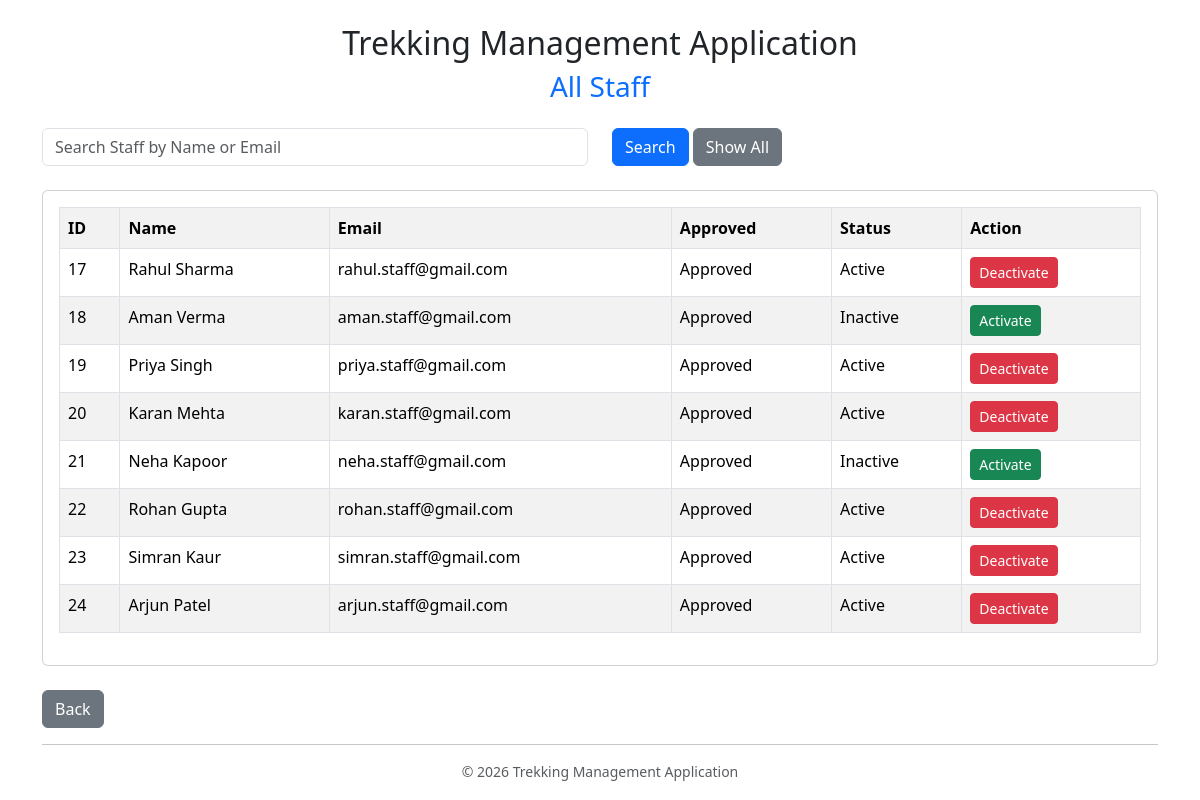
/all_staff (signed in), run on the app's committed database.
### models.py (models this page shows)
class User(db.Model):
    __tablename__ = "users"
    id = db.Column(db.Integer, primary_key = True)
    name = db.Column(db.String(100), nullable = False)
    email = db.Column(db.String(120), unique=True , nullable= False)
    password = db.Column(db.String(120), nullable = False)
    role = db.Column(db.String(20), nullable = False)
    approved = db.Column(db.Boolean, default = False)
    blacklisted = db.Column(db.Boolean, default = False)
    active = db.Column(db.Boolean, default=True)

### app.py (the view)
@app.route("/all_staff")
def all_staff():
    if session.get("role") != "admin":
        return redirect("/login")
    search = request.args.get("search", "")
    staff = User.query.filter_by(role="staff")
    if search:
        staff = staff.filter(
            (User.name.ilike(f"%{search}%")) |
            (User.email.ilike(f"%{search}%"))
        )
    staff = staff.all()
    return render_template(
        "all_staff.html",
        staff=staff,
        search=search
    )

### templates/all_staff.html (shortened to what this page needs)
<!DOCTYPE html>
<html>
<head>
<link href="https://cdn.jsdelivr.net/npm/bootstrap@5.3.7/dist/css/bootstrap.min.css" rel="stylesheet">
</head>
<body class="container mt-4">
    <h2 class="text-center mb-2">
        Trekking Management Application
    </h2>
    <h3 class="text-center text-primary mb-4">
        All Staff
    </h3>
<form method="GET" action="/all_staff" class="row mb-4">
    <div class="col-md-6">
    <input
    type="search"
    name="search"
    class="form-control"
    placeholder="Search Staff by Name or Email"
    value="{{ search }}">
    </div>
    <div class="col-md-6">
        <button class="btn btn-primary">
        Search
        </button>
        <a href="/all_staff" class="btn btn-secondary">
        Show All
        </a>
    </div>
</form>
{% if staff %}
<div class="card">
    <div class="card-body">
        <table class="table table-bordered table-hover table-striped">
        <tr>
            <th>ID</th>
            <th>Name</th>
            <th>Email</th>
            <th>Approved</th>
            <th>Status</th>
            <th>Action</th>
        </tr>
        {% for s in staff %}
        <tr>
            <td>{{ s.id }}</td>
            <td>{{ s.name }}</td>
            <td>{{ s.email }}</td>
            <td>
                {% if s.approved %}
                Approved
                {% else %}
                Pending
                {% endif %}
            </td>
            <td>
                {% if s.active %}
                Active
                {% else %}
                Inactive
                {% endif %}
            </td>
            <td>
                {% if s.active %}
                <a href="/deactivate/{{ s.id }}"
                class="btn btn-danger btn-sm">
                Deactivate
                </a>
                {% else %}
                <a href="/activate/{{ s.id }}"
                class="btn btn-success btn-sm">
                Activate
                </a>
                {% endif %}
            </td>
        </tr>
        {% endfor %}
        </table>
    </div>
</div>
{% else %}
    <div class="alert alert-info text-center">
        No Staff Found.
    </div>
{% endif %}
<br>
<a href="/admin" class="btn btn-secondary">
Back</a>
<br>
<hr>
<footer class="text-center text-muted small">
    <p class="mb-1">
    © 2026 Trekking Management Application</p>
</footer>
</body>
</html>

### data on the page
User: id "17", name "Rahul Sharma", email "rahul.staff@gmail.com", approved "Approved", active "Active"
User: id "18", name "Aman Verma", email "aman.staff@gmail.com", approved "Approved", active "Inactive"
User: id "19", name "Priya Singh", email "priya.staff@gmail.com", approved "Approved", active "Active"
User: id "20", name "Karan Mehta", email "karan.staff@gmail.com", approved "Approved", active "Active"
User: id "21", name "Neha Kapoor", email "neha.staff@gmail.com", approved "Approved", active "Inactive"
User: id "22", name "Rohan Gupta", email "rohan.staff@gmail.com", approved "Approved", active "Active"
User: id "23", name "Simran Kaur", email "simran.staff@gmail.com", approved "Approved", active "Active"
User: id "24", name "Arjun Patel", email "arjun.staff@gmail.com", approved "Approved", active "Active"
